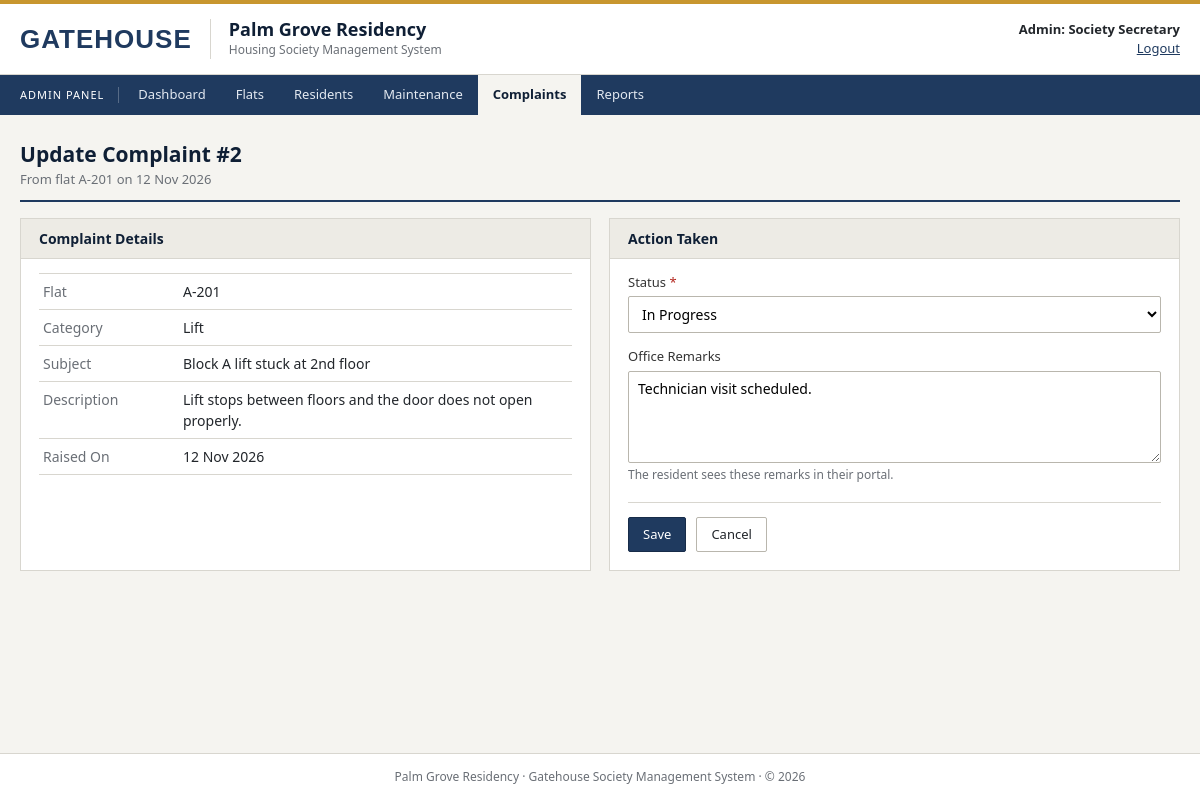
Page /admin/complaint_edit.php?id=2 (signed in) on the committed database.
### tables this page shows
CREATE TABLE complaints (
    complaint_id   INT AUTO_INCREMENT PRIMARY KEY,
    flat_id        INT          NOT NULL,
    category       ENUM('Plumbing','Electrical','Lift','Security','Cleaning','Parking','Other') NOT NULL,
    subject        VARCHAR(150) NOT NULL,
    description    TEXT         NOT NULL,
    status         ENUM('Open','In Progress','Resolved') NOT NULL DEFAULT 'Open',
    admin_remarks  VARCHAR(255),
    created_at     TIMESTAMP DEFAULT CURRENT_TIMESTAMP,
    resolved_on    DATE NULL,
    FOREIGN KEY (flat_id) REFERENCES flats(flat_id) ON DELETE CASCADE
);

CREATE TABLE flats (
    flat_id     INT AUTO_INCREMENT PRIMARY KEY,
    flat_no     VARCHAR(10)  NOT NULL UNIQUE,    
    password    VARCHAR(255) NOT NULL,           
    block       VARCHAR(5)   NOT NULL,
    floor_no    INT          NOT NULL,
    flat_type   ENUM('1BHK','2BHK','3BHK') NOT NULL,
    area_sqft   INT          NOT NULL,
    status      ENUM('Occupied','Vacant') NOT NULL DEFAULT 'Vacant',
    created_at  TIMESTAMP DEFAULT CURRENT_TIMESTAMP
);

### admin/complaint_edit.php (the view, shortened to what this page needs)
<?php
require_once '../config/db.php';
$id = (int)($_GET['id'] ?? 0);
$c = db_select($conn,
    "SELECT c.*, f.flat_no FROM complaints c JOIN flats f ON f.flat_id = c.flat_id WHERE c.complaint_id = ?",
    'i', [$id])->fetch_assoc();
include '../includes/header.php';
?>
<div class="page-head"><div><h1>Update Complaint #<?= $id ?></h1><p>From flat <?= e($c['flat_no']) ?> on <?= fmt_date($c['created_at']) ?></p></div></div>
<div class="grid-2">
    <div class="card">
        <h2>Complaint Details</h2>
        <div class="details">
            <div>Flat</div><div><?= e($c['flat_no']) ?></div>
            <div>Category</div><div><?= e($c['category']) ?></div>
            <div>Subject</div><div><?= e($c['subject']) ?></div>
            <div>Description</div><div><?= nl2br(e($c['description'])) ?></div>
            <div>Raised On</div><div><?= fmt_date($c['created_at']) ?></div>
        </div>
    </div>
    <div class="card">
        <h2>Action Taken</h2>
        <form method="post" class="validate" novalidate>
            <div class="form-group" style="margin-bottom:14px">
                <label for="status">Status <span class="req">*</span></label>
                <select id="status" name="status" required><?= options($COMPLAINT_STATUS, $c['status']) ?></select>
            </div>
            <div class="form-group">
                <label for="admin_remarks">Office Remarks</label>
                <textarea id="admin_remarks" name="admin_remarks" rows="4" maxlength="255" placeholder="e.g. Plumber visited and fixed the leak"><?= e($c['admin_remarks']) ?></textarea>
                <div class="hint">The resident sees these remarks in their portal.</div>
            </div>
            <div class="form-actions">
                <button type="submit" class="btn">Save</button>
                <a href="complaints.php" class="btn btn-light">Cancel</a>
            </div>
        </form>
    </div>
</div>
<?php include '../includes/footer.php'; ?>

### assets/css/style.css (style rules this page uses)
:root { --brand: #1f3a5f; --brand-dark: #172c49; --brand-deep: #0f1f35; --brand-light: #e9eef5; --accent: #c8962e; --paper: #f5f4f0; --white: #ffffff; --ink: #22262b; --muted: #6a6f76; --line: #d8d6cf; --head: #edebe5; --green: #2e7d32; --red: #b3261e; --amber: #a86500; }
* { box-sizing: border-box; margin: 0; padding: 0; }
body { font-family: Tahoma, Verdana, "Segoe UI", Arial, sans-serif; background: var(--paper); color: var(--ink); font-size: 14px; line-height: 1.5; min-height: 100vh; display: flex; flex-direction: column; }
a { color: var(--brand); }
h1, h2, .site-name { font-weight: bold; }
.page-head { display: flex; justify-content: space-between; align-items: flex-end; gap: 12px; margin-bottom: 16px; padding-bottom: 10px; border-bottom: 2px solid var(--brand); flex-wrap: wrap; }
.page-head h1 { font-size: 21px; color: var(--brand-deep); }
.page-head p { color: var(--muted); font-size: 13px; }
.card { background: var(--white); border: 1px solid var(--line); padding: 18px; margin-bottom: 18px; }
.card h2 { font-size: 14px; color: var(--brand-deep); margin: -18px -18px 14px; padding: 9px 18px; background: var(--head); border-bottom: 1px solid var(--line); }
.grid-2 { display: grid; grid-template-columns: repeat(2, 1fr); gap: 18px; }
.grid-2 > * { min-width: 0; }
.details { display: grid; grid-template-columns: 140px 1fr; border-top: 1px solid var(--line); }
.details div { padding: 7px 4px; border-bottom: 1px solid var(--line); }
.details div:nth-child(odd) { color: var(--muted); }
.btn { display: inline-block; padding: 7px 14px; border: 1px solid var(--brand-dark); border-radius: 2px; font-size: 13px; cursor: pointer; background: var(--brand); color: #fff; font-family: inherit; text-decoration: none; }
.btn-light { background: var(--white); color: var(--ink); border-color: #b9b6ad; }
.form-group { display: flex; flex-direction: column; }
label { font-size: 13px; margin-bottom: 4px; color: #333; }
label .req { color: var(--red); }
input, select, textarea { padding: 7px 9px; border: 1px solid #b9b6ad; border-radius: 2px; font-size: 14px; font-family: inherit; background: #fff; width: 100%; }
.hint { color: var(--muted); font-size: 12px; margin-top: 3px; }
.form-actions { margin-top: 18px; padding-top: 14px; border-top: 1px solid var(--line); display: flex; gap: 10px; }

### rows in the picture
complaints: flat.flat_no "A-201", created_at "12 Nov 2026", category "Lift", subject "Block A lift stuck at 2nd floor", description "Lift stops between floors and the door does not open properly.", admin_remarks "Technician visit scheduled."

### other values in the picture
APP_NAME "GATEHOUSE"
SOCIETY_NAME "Palm Grove Residency"
$who "Admin: Society Secretary"
$label "Dashboard"
$label "Flats"
$label "Residents"
$label "Maintenance"
$label "Complaints"
$label "Reports"
$id "2"
APP_NAME "Gatehouse"
form field status "In Progress"
